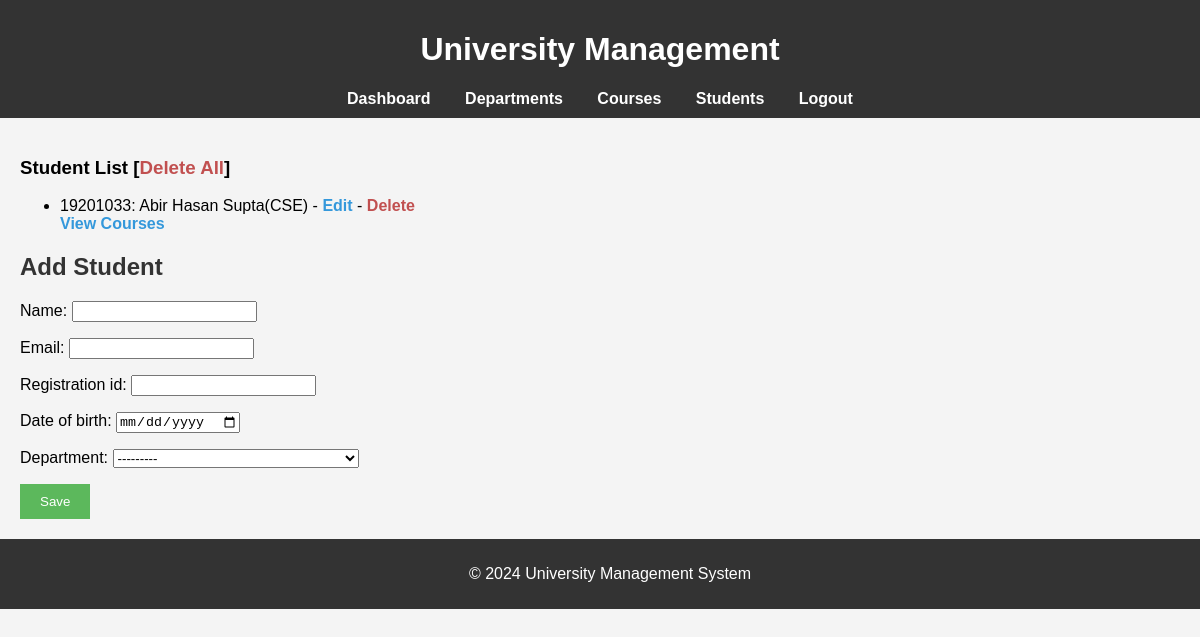
/students/ (signed in), run on an earlier commit of the app's database.
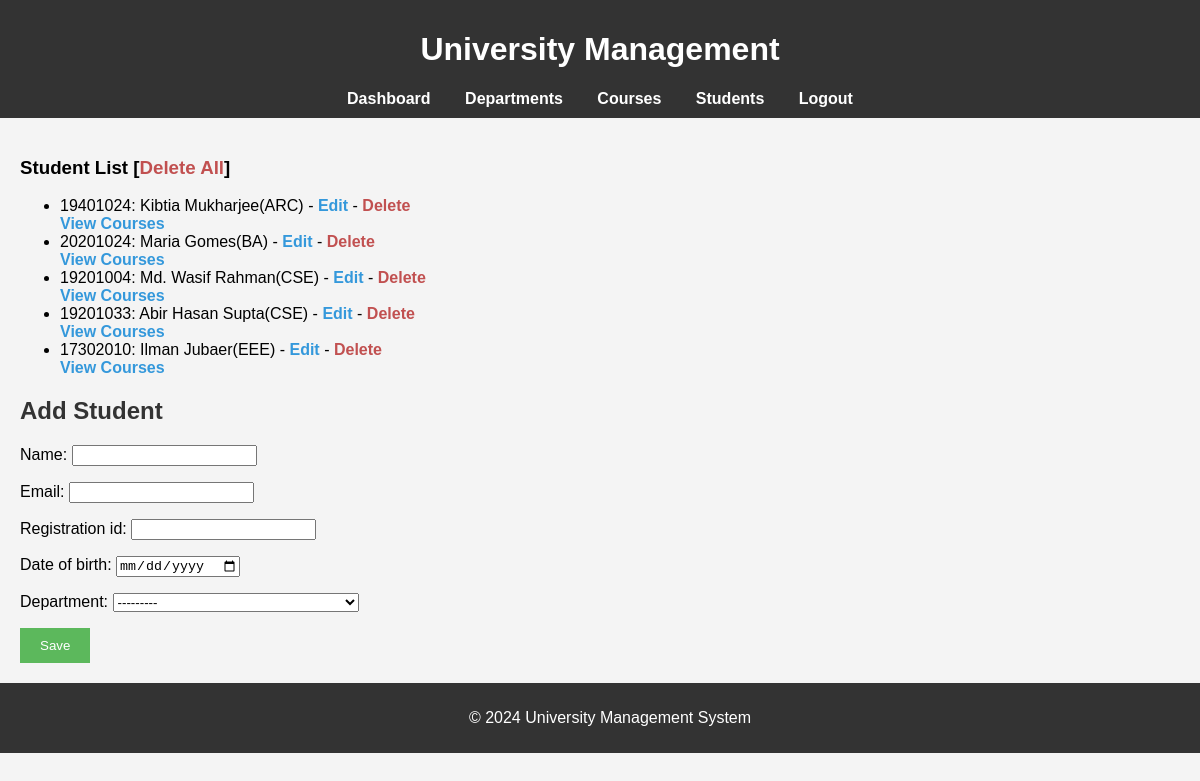
And on a later commit of the database.
### people/models.py (models this page shows, shortened)
class Students(models.Model):
    name = models.CharField(max_length=50)
    email = models.EmailField(unique=True)
    registration_id = models.CharField(max_length=8, unique=True, validators=[registration_validator])
    date_of_birth = models.DateTimeField()
    department = models.ForeignKey(Departments, on_delete=models.CASCADE)
    course = models.ManyToManyField(Courses, blank=True)
    password = models.CharField(max_length=500, default="1234")
    class Meta:
        ordering = ["department", "registration_id"]

### university/models.py (models this page shows)
class Departments(models.Model):
    name = models.CharField(max_length=50)
    code = models.CharField(max_length=5)
    def __str__(self):
        return self.name
    class Meta:
        ordering = ["name"]

### people/views.py (the view, shortened to what this page needs)
# urls.py: path("students/", views.add_student, name="add_student"),
@login_required(login_url="login")
def add_student(request):
    form = StudentForm()
    return render(request, "people/students.html", {"form": form})

### people/forms.py (shortened to what this page needs)
class StudentForm(forms.ModelForm):
    class Meta:
        model = Students
        exclude = ["course", "password"]
        widgets = {
            "date_of_birth" : forms.DateInput(attrs={
                "type" : "date"
            }),
            "registration_id" : forms.TextInput(attrs={
                "maxlength": 8,
            })
        }

### people/context_processor.py (called while the page is built)
def people_processor(request):
    students = Students.objects.all()
    teachers = Teachers.objects.all()
    return {
        "students" : students,
        "teachers" : teachers
    }

### university/context_processor.py (called while the page is built)
def university_processor(request):
    departments = Departments.objects.all()
    courses = Courses.objects.all()
    return {
        "departments" : departments,
        "courses" : courses,
    }

### people/templates/people/students.html (shortened to what this page needs)
{% extends 'base.html' %}
{% block content %}
    <h3>Student List <span>[<a id="delete" href="{% url 'delete_all_students' %}">Delete All</a>]</span></h3>
    <ul>
        {% for student in students %}
            <li>{{ student.registration_id }}: {{ student.name }}({{ student.department.code }}) - <a href="{% url 'edit_student' student.id %}">Edit</a> - <a href="{% url 'delete_student' student.id %}" id="delete">Delete</a>
            <br>
            <a href="{% url 'add_course' student.id %}">View Courses</a></li>
        {% endfor %}
    </ul>
<h2>Add Student</h2>
<form method="POST">
    {{ form.as_p }}
    <button type="submit">Save</button>
</form>
{% endblock %}

### templates/base.html (shortened to what this page needs)
{% load static %}
<!DOCTYPE html>
<html lang="en">
<head>
    <link rel="stylesheet" href="{% static 'css/styles.css' %}">
</head>
<body>
    <header>
        <h1>University Management</h1>
        <nav>
            {% if user.is_authenticated %}
                <a href="{% url 'dashboard' %}">Dashboard</a>
                <a href="{% url 'create_department' %}">Departments</a>
                <a href="{% url 'create_course' %}">Courses</a>
                <a href="{% url 'add_student' %}">Students</a>
                <a href="{% url 'logout' %}">Logout</a>
            {% else %}
                <a href="{% url 'register' %}">Sign Up</a>
                <a href="{% url 'login' %}">Login</a>
            {% endif %}
        </nav>
    </header>
    <main>
        {% block content %}{% endblock %}
    </main>
    <footer>
        <p>&copy; 2024 University Management System</p>
    </footer>
</body>
</html>

### static/css/styles.css (style rules this page uses)
body { font-family: Arial, sans-serif; margin: 0; padding: 0; background-color: #f4f4f4; }
header { background-color: #333; color: white; padding: 10px 0; text-align: center; }
nav a { color: white; margin: 0 15px; text-decoration: none; }
main { padding: 20px; }
footer { background-color: #333; color: white; text-align: center; padding: 10px; bottom: 0; width: 100%; }
h2 { color: #333; }
button { background-color: #5cb85c; color: white; border: none; padding: 10px 20px; cursor: pointer; }
a { text-decoration: none; color: #3498db; font-weight: bold; transition: color 0.3s ease; }
#delete { color : #c15050; }

What changed in the data, as far as the page shows it:
added Students: registration_id "19401024", name "Kibtia Mukharjee", department.code "ARC"
added Students: registration_id "20201024", name "Maria Gomes", department.code "BA"
added Students: registration_id "19201004", name "Md. Wasif Rahman", department.code "CSE"
added Students: registration_id "17302010", name "Ilman Jubaer", department.code "EEE"
